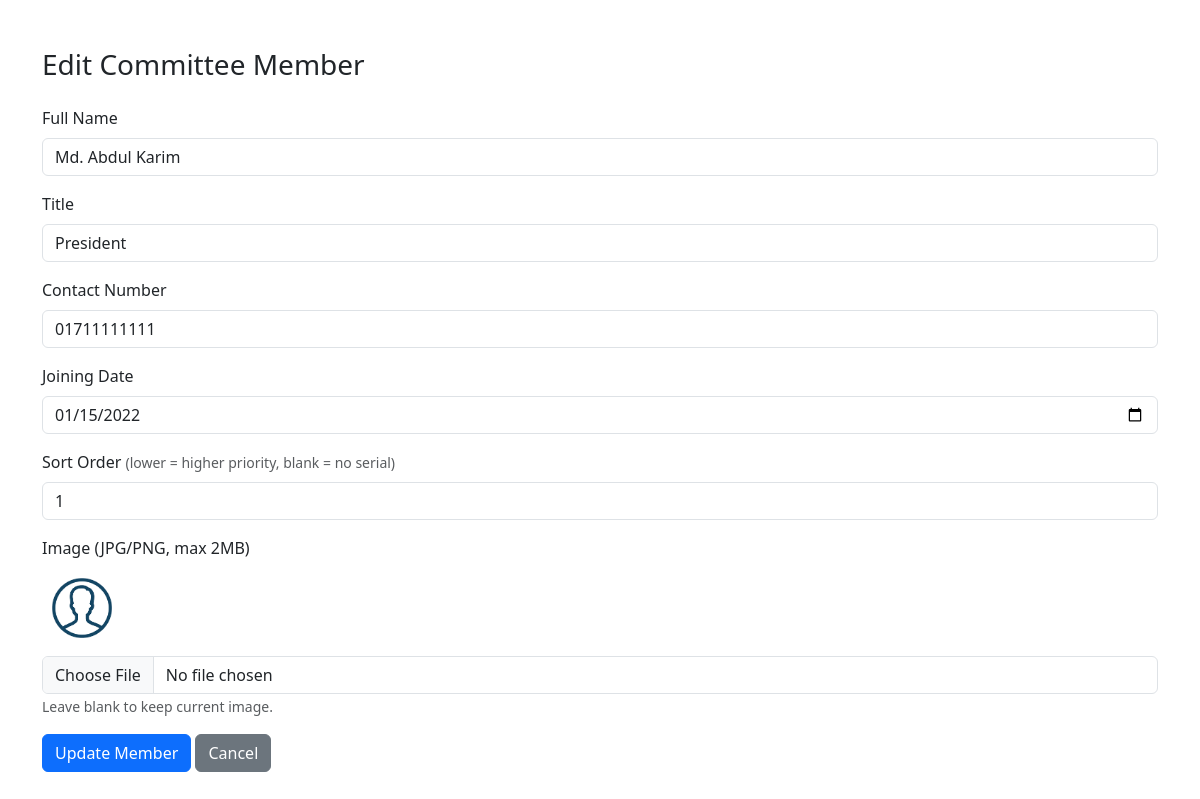
/admin/edit_committee_member.php?id=22 (signed in), run on the app's committed database.
### tables this page shows
CREATE TABLE `management_committee` (
  `id` int(11) NOT NULL,
  `full_name` varchar(255) DEFAULT NULL,
  `title` varchar(255) NOT NULL,
  `image` varchar(255) DEFAULT NULL,
  `contact_number` varchar(50) DEFAULT NULL,
  `joining_date` date DEFAULT NULL,
  `sort_order` int(11) DEFAULT 100,
  `created_at` datetime DEFAULT current_timestamp(),
  `updated_at` datetime DEFAULT current_timestamp() ON UPDATE current_timestamp()
);

### admin/edit_committee_member.php (the view, shortened to what this page needs)
<?php
require_once '../includes/db.php';
$member_id = intval($_GET['id']);
$stmt = $conn->prepare('SELECT * FROM management_committee WHERE id = ?');
$stmt->bind_param('i', $member_id);
$stmt->execute();
$result = $stmt->get_result();
$member = $result->fetch_assoc();
?>
<!DOCTYPE html>
<html lang="en">
<head>
    <link href="https://cdn.jsdelivr.net/npm/bootstrap@5.3.0/dist/css/bootstrap.min.css" rel="stylesheet">
</head>
<body>
    <div class="container my-5">
        <h3 class="mb-4">Edit Committee Member</h3>
        <form method="post" enctype="multipart/form-data">
            <div class="mb-3">
                <label for="full_name" class="form-label">Full Name</label>
                <input type="text" class="form-control" id="full_name" name="full_name" value="<?php echo htmlspecialchars($member['full_name']); ?>" required>
            </div>
            <div class="mb-3">
                <label for="title" class="form-label">Title</label>
                <input type="text" class="form-control" id="title" name="title" value="<?php echo htmlspecialchars($member['title']); ?>" required>
            </div>
            <div class="mb-3">
                <label for="contact_number" class="form-label">Contact Number</label>
                <input type="text" class="form-control" id="contact_number" name="contact_number" value="<?php echo htmlspecialchars($member['contact_number']); ?>">
            </div>
            <div class="mb-3">
                <label for="joining_date" class="form-label">Joining Date</label>
                <input type="date" class="form-control" id="joining_date" name="joining_date" value="<?php echo htmlspecialchars($member['joining_date']); ?>" required>
            </div>
            <div class="mb-3">
                <label for="sort_order" class="form-label">Sort Order <span class="text-muted small">(lower = higher priority, blank = no serial)</span></label>
                <input type="text" class="form-control" id="sort_order" name="sort_order"
                    value="<?php echo isset($member['sort_order']) ? htmlspecialchars($member['sort_order']) : '100'; ?>">
            </div>
            <div class="mb-3">
                <label for="image" class="form-label">Image (JPG/PNG, max 2MB)</label><br>
                <?php if ($member['image']): ?>
                    <img src="../assets/images/<?php echo htmlspecialchars($member['image']); ?>" width="80" class="mb-2 rounded" alt="Current Image"><br>
                <?php endif; ?>
                <input type="file" class="form-control" id="image" name="image" accept=".jpg,.jpeg,.png,.webp">
                <small class="text-muted">Leave blank to keep current image.</small>
            </div>
            <button type="submit" name="update_member" class="btn btn-primary">Update Member</button>
            <a href="management_committee_admin.php" class="btn btn-secondary">Cancel</a>
        </form>
    </div>
</body>
</html>

### data on the page
management_committee: full_name "Md. Abdul Karim", title "President", contact_number "01711111111", joining_date "01/15/2022", sort_order "1", image (placeholder picture)
